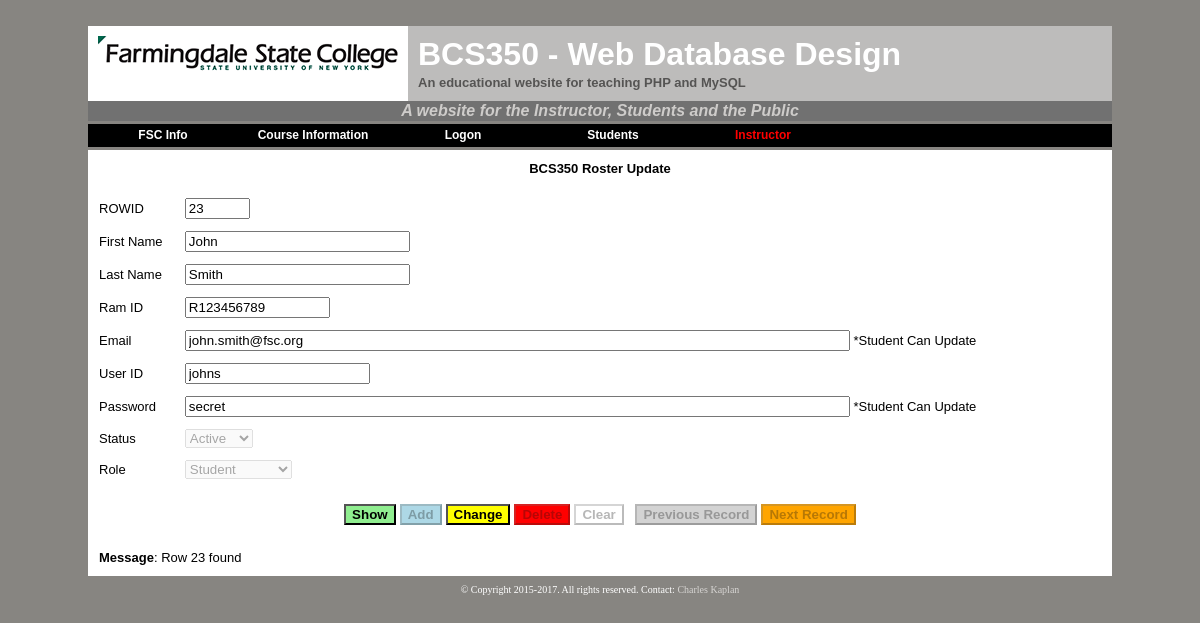
/bcs350.php?p=profile (signed in), run on the app's committed database.
### tables this page shows
CREATE TABLE IF NOT EXISTS `roster` (
  `rowid` int(10) unsigned NOT NULL AUTO_INCREMENT,
  `lastname` varchar(25) NOT NULL,
  `firstname` varchar(25) NOT NULL,
  `ramid` char(13) NOT NULL,
  `email` varchar(80) NOT NULL,
  `userid` varchar(20) NOT NULL,
  `role` varchar(10) NOT NULL,
  `password` varchar(80) NOT NULL,
  `status` tinyint(4) NOT NULL,
  PRIMARY KEY (`rowid`)
);

### bcs350_variables.php (called while the page is built, shortened)
<?php
  $width = "1024";
?>

### bcs350_session.php (called while the page is built, shortened)
<?php
  if (isset($_SESSION['userid'])) {
	$srole = 	$_SESSION['role'];
	$sstudent = $_SESSION['student'];
	}
	else {
	  $logon = FALSE;
	  $sname = $suserid = $srole = $sstudent = NULL;
	  }
?>

### bcs350_profile.php (the view, shortened to what this page needs)
<?php
  include('bcs350_mysql_connect.php');
  $task = "first";
  $pgm = "bcs350.php?p=profile";
  $table = "roster";
  $title = "BCS350 Roster Update";
  $msg = NULL;
  $msg_color = "black";
  $roles = array("Student", "Faculty", "Administration");
  $stats = array(1,0);
  if (isset($_GET['r']))		$r = $_GET['r'];			else $r = NULL;
  if ($srole == "Student")		{$r = $sstudent; $readonly = "READONLY "; $disabled = "DISABLED ";}
    else {$readonly = NULL; $disabled = NULL;}
  if (isset($_POST['rowid']))		$rowid 		= trim($_POST['rowid']);		else $rowid 	= NULL;
  if (isset($_POST['firstname']))	$firstname	= trim($_POST['firstname']);	else $firstname = NULL;
  if (isset($_POST['lastname']))	$lastname	= trim($_POST['lastname']);		else $lastname 	= NULL;
  if (isset($_POST['ramid']))		$ramid		= trim($_POST['ramid']);		else $ramid		= NULL;
  if (isset($_POST['email']))		$email		= trim($_POST['email']);		else $email		= NULL;
  if (isset($_POST['role']))		$role		= trim($_POST['role']);			else $role		= NULL;
  if (isset($_POST['userid']))		$userid		= trim($_POST['userid']);		else $userid	= NULL;
  if (isset($_POST['password']))	$password	= trim($_POST['password']);		else $password	= NULL;
  if (isset($_POST['status']))		$status		= trim($_POST['status']);		else $status 	= NULL;
  if ($status == "Active") 			$status 	= 1; 							else $status	= 0;
  if (isset($_POST['last']))		$last		= $_POST['last']; 				else $last 		= NULL;
  if (($r != NULL) AND ($task == "first")) {
	$rowid = $r;
	$task = "show";
	}
  if ($msg != NULL)
	$msg_color = "red";
	else
  switch($task) {
  case "previous record":
  case "next record":
  case "show":
	$query = "SELECT firstname, lastname, ramid, email, role, userid, password, status
			  FROM $table
			  WHERE rowid='$rowid'";
	$result = $mysqli->query($query);
	if (($result->num_rows) < 1) {
	  $msg = "ROWID $rowid not found. " . $mysqli->error;
	  $msg_color = "red";
	  $firstname = $lastname = $ramid = $email = $role = $userid = $password = $status = $last = NULL;
	  }
	  else {
		list($firstname, $lastname, $ramid, $email, $role, $userid, $password, $status) = $result->fetch_row();
		$role 		= ucwords($role);
		$msg        = "Row $rowid found";
		$last       = $rowid;
		}
    break;
  }
  echo "<form action='$pgm' method='post'>
		<table width='$width' align='center' bgcolor='white' cellspacing='10' class='text'>
		<tr><td align='center'><b>$title</b></td></tr>
		</table>
		<table width='$width' align='center' bgcolor='white' cellspacing='10' class='text'>
		<tr><td>ROWID</td><td><input type='text' name='rowid' size='5' maxlength='5' value='$rowid' $readonly>
				<input type='hidden' name='last' value='$last'></td></tr>
		<tr><td>First Name</td><td><input type='text' name='firstname' size='25' maxlength='25' value='$firstname' $readonly></td></tr>
		<tr><td>Last Name</td> <td><input type='text' name='lastname'  size='25' maxlength='25' value='$lastname' $readonly></td></tr>
		<tr><td>Ram ID</td>    <td><input type='text' name='ramid'     size='15' maxlength='13' value='$ramid' $readonly></td></tr>
		<tr><td>Email</td>     <td><input type='text' name='email'     size='80' maxlength='80' value='$email'> *Student Can Update</td></tr>
		<tr><td>User ID</td>   <td><input type='text' name='userid'    size='20' maxlength='20' value='$userid' $readonly></td></tr>
		<tr><td>Password</td>  <td><input type='text' name='password'  size='80' maxlength='80' value='$password'> *Student Can Update</td></tr>
		<tr><td>Status</td>    <td><select name='status' $disabled>";
  foreach($stats as $stat) {
	if ($stat == $status)
	  $se = "SELECTED";
	  else $se = NULL;
	if ($stat)	$stat2 = "Active"; else $stat2 = "Inactive";
	echo "<option $se>$stat2</option>";
	}
  echo "</select>
		<input type='hidden' name='status2' value='$status'></td></tr>
		<tr><td>Role</td>  	   <td><select name='role' $disabled><option>&nbsp;</option>";
  foreach($roles as $rol) {
	if ($rol == $role)
	  $se = "SELECTED";
	  else $se = NULL;
	echo "<option $se>$rol</option>";
	}
  echo "</select>
		<input type='hidden' name='role2' value='$role'>
		</td></tr>
		</table>";
  echo "<table align='center' width='$width' bgcolor='white' cellspacing='10' class='text'>
		<tr><td>
		<table align='center'><tr>
		<td><input type='submit' name='task'  value='Show'   style='background-color:lightgreen;font-weight:bold'></td>
		<td><input type='submit' name='task'  value='Add'    style='background-color:lightblue;font-weight:bold' $disabled></td>
		<td><input type='submit' name='task'  value='Change' style='background-color:yellow;font-weight:bold'></td>
		<td><input type='submit' name='task'  value='Delete' style='background-color:red;font-weight:bold' Onclick='return ConfirmDelete();' $disabled></td>
		<td><input type='submit' name='task'  value='Clear'  style='background-color:white;font-weight:bold' $disabled></td>
		<td>&nbsp;</td>
		<td><input type='submit' name='task'  value='Previous Record' style='background-color:lightgray;font-weight:bold' $disabled></td>
		<td><input type='submit' name='task'  value='Next Record' style='background-color:orange;font-weight:bold' $disabled></td>
		</tr></table>
		</td></tr></table>
		</form>";
  echo "<table width='$width' align='center' bgcolor='white' cellspacing='10' class='text'><tr><td><b>Message</b>: <font color='$msg_color'>$msg</font></td></tr></table>";
?>

### bcs350.css (style rules this page uses)
table.text { font-family: Arial, sans-serif; font-size: 13px; font-weight: Normal; text-decoration: none; color: #000000; text-align: left }

### bcs350_header.php (style rules this page uses)
TD { font: Arial,Arial MT,Arial Narrow,Trebuchet MS,Helv,Helvetica,Monaco,MS Sans Serif; }

### data on the page
roster: firstname "John", lastname "Smith", ramid "R123456789", email "john.smith@fsc.org", userid "johns", password "secret"

### other printed values
$title "BCS350 Roster Update"
$msg "Row 23 found"
form field status "Active"
form field role "Student"
